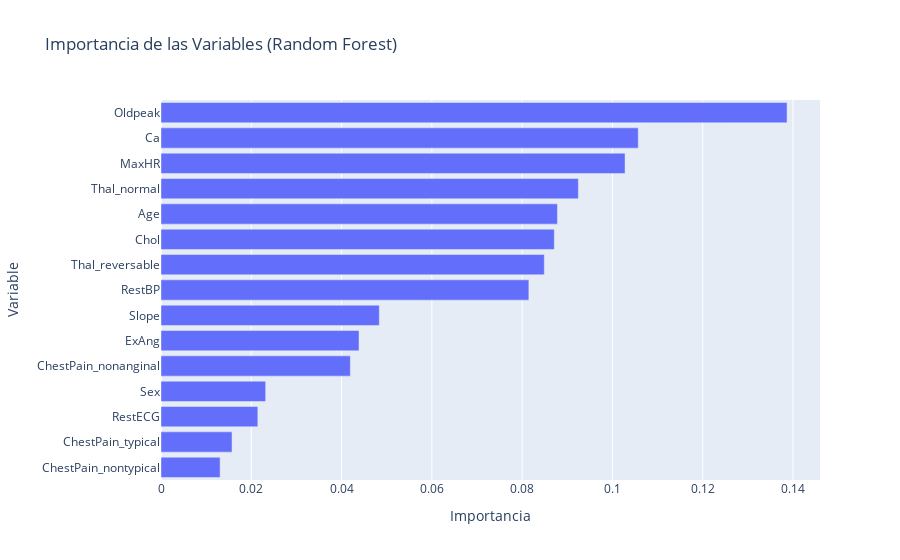

Here is the notebook cell this chart was saved with:
### Markdown cell above
### 3.1. Importancia de Variables
Una de las grandes ventajas de Random Forest es que nos permite medir qué tan importante fue cada variable para la predicción. Lo visualizaremos para entender mejor qué factores influyen más en el diagnóstico.

### Code cell
# Extraer la importancia de las variables
importances = rf_model.feature_importances_
feature_names = X_encoded.columns

# Crear un DataFrame para facilitar la visualización
importance_df = pd.DataFrame({'Feature': feature_names, 'Importance': importances})
importance_df = importance_df.sort_values(by='Importance', ascending=False)

# Visualizar con Plotly Express
fig = px.bar(
    importance_df.head(15), 
    x='Importance', 
    y='Feature', 
    orientation='h', 
    title='Importancia de las Variables (Random Forest)',
    labels={'Feature': 'Variable', 'Importance': 'Importancia'}
)
fig.update_layout(yaxis={'categoryorder':'total ascending'})
fig.show()

### Figure 1 — Plotly figure (JSON) as saved in the notebook; plotly's stock layout.template omitted (floating-point values rounded to 4 significant figures)
{"data": [{"hovertemplate": "Importancia=%{x}<br>Variable=%{y}<extra></extra>", "legendgroup": "", "marker": {"color": "#636efa", "pattern": {"shape": ""}}, "name": "", "orientation": "h", "showlegend": false, "textposition": "auto", "type": "bar", "x": [0.1387, 0.1057, 0.1028, 0.09245, 0.08781, 0.08712, 0.0849, 0.08148, 0.04836, 0.04386, 0.04194, 0.02318, 0.02145, 0.01573, 0.01309], "xaxis": "x", "y": ["Oldpeak", "Ca", "MaxHR", "Thal_normal", "Age", "Chol", "Thal_reversable", "RestBP", "Slope", "ExAng", "ChestPain_nonanginal", "Sex", "RestECG", "ChestPain_typical", "ChestPain_nontypical"], "yaxis": "y"}], "layout": {"barmode": "relative", "legend": {"tracegroupgap": 0}, "title": {"text": "Importancia de las Variables (Random Forest)"}, "xaxis": {"anchor": "y", "domain": [0, 1], "title": {"text": "Importancia"}}, "yaxis": {"anchor": "x", "categoryorder": "total ascending", "domain": [0, 1], "title": {"text": "Variable"}}}}
